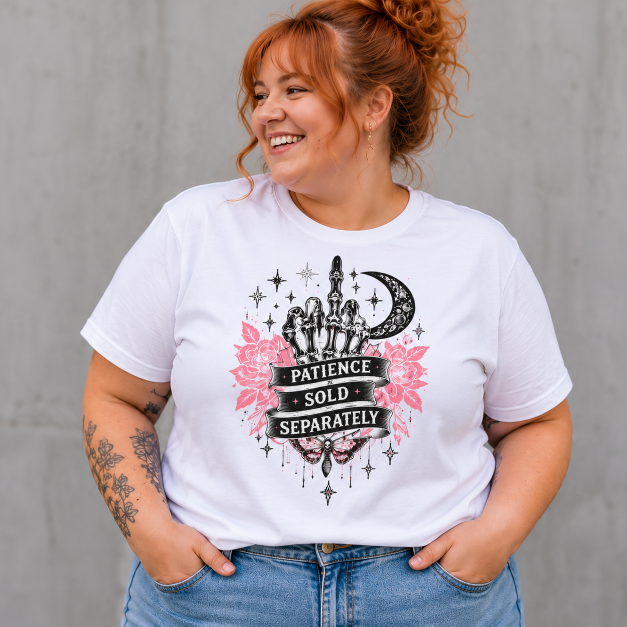
#> input picture attached_assets/ChatGPT_Image_Oct_2,_2026,_05_20_51_PM_1790958075294.png, 1254 x 1254 px, given in place of artwork-1.png, which was not available (shown at 1/2 size)
$ python create-patience-black-mockups.py
#> lines starting #> are read from the running program, lines starting #| are printed output that depends on the picture; pictures that were not available may be replaced by others from this repository, and a replacement may not be noted
"""Composite the exact PDF artwork onto generated blank garments."""
from pathlib import Path
from PIL import Image, ImageChops, ImageDraw, ImageOps

assets = Path("artifacts/curvy-rails-prototype/public/assets")
artwork = Image.open(".agents/outputs/patience-artwork/artwork-1.png").convert("RGBA")
artwork = artwork.crop(artwork.getchannel("A").getbbox())
artwork.save(assets / "patience-sold-separately-cream-artwork.png", optimize=True)


def create(source, destination, print_width, print_y, clear_label=False):
#> called with destination = 'patience-sold-separately-black.webp', print_width = 330, print_y = 252, clear_label = True
    photo = Image.open(source).convert("RGB")
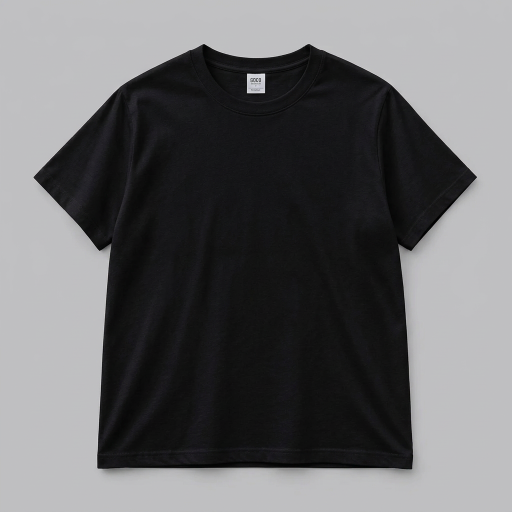
#> input picture attached_assets/generated_images/patience-black-flat-blank.png, 1024 x 1024 px, found by its file name (shown at 1/2 size)
#> photo is the input picture: PIL image 1024x1024 RGB; mean R, G, B 103.6, 103.6, 105.1
    width, height = photo.size
#> width = 1024; height = 1024
    scale = width / 1024
#> scale = 1
    if clear_label:
        # Remove the generated blank garment's invented label, not the artwork.
        draw = ImageDraw.Draw(photo)
        draw.rectangle(
            tuple(round(v * scale) for v in (497, 153, 524, 179)),
            fill=(221, 221, 219),
        )
    pw = round(print_width * scale)
#> pw = 330
    ph = round(pw * artwork.height / artwork.width)
#> ph = 330
    x, y = round((width - pw) / 2), round(print_y * height / 1024)
#> x = 347; y = 252
    print_image = artwork.resize((pw, ph), Image.Resampling.LANCZOS)
    # Subtle fabric lighting through the ink, while preserving exact artwork.
    fabric = ImageOps.grayscale(photo.crop((x, y, x + pw, y + ph)))
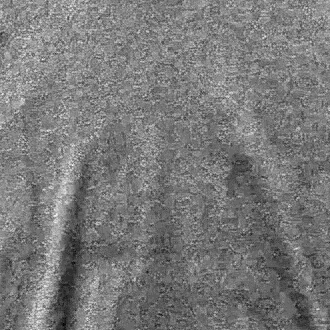
#> fabric: PIL image 330x330 L; min 10, max 32, mean 20.5; drawn with min black and max white
    shade = fabric.point(lambda value: min(255, 224 + round(value * 0.5))).convert("RGB")
    ink = ImageChops.multiply(print_image.convert("RGB"), shade)
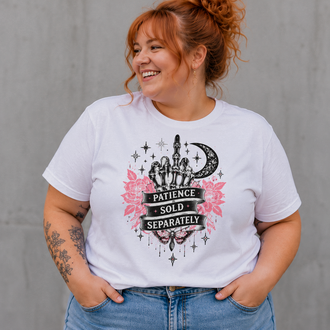
#> ink: PIL image 330x330 RGB; mean R, G, B 158, 146.9, 148.5
    photo.paste(ink, (x, y), print_image.getchannel("A"))
    photo.save(assets / destination, "WEBP", quality=94, method=6)
    print(f"{destination}: {photo.size}, print region {(x, y, pw, ph)}")
#| patience-sold-separately-black.webp: (1024, 1024), print region (347, 252, 330, 330)


create(
    "attached_assets/generated_images/patience-black-flat-blank.png",
    "patience-sold-separately-black.webp",
    330, 252, clear_label=True,
)
create(
    "attached_assets/generated_images/patience-black-model-blank.png",
    "patience-sold-separately-black-model.webp",
    286, 334,
)
#> call 2 of create, with print_width = 286, print_y = 334, clear_label = False
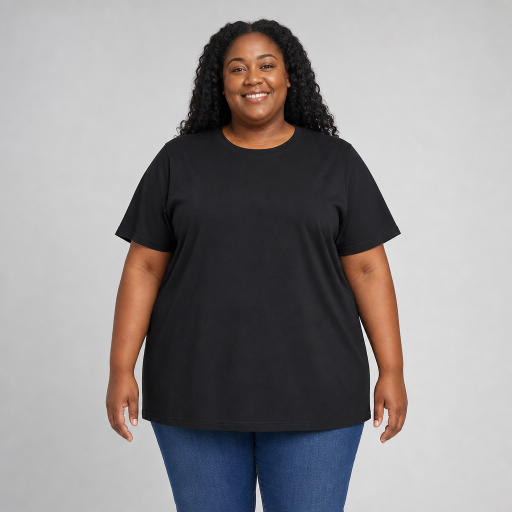
#> input picture attached_assets/generated_images/patience-black-model-blank.png, 1024 x 1024 px, found by its file name (shown at 1/2 size)
#> in create, photo is the input picture: PIL image 1024x1024 RGB; mean R, G, B 145.7, 141.9, 143
#> in create (call 2), `fabric = ImageOps.grayscale(photo.crop((x, y, x + pw, y + ph)))`:
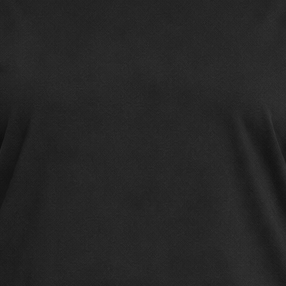
#> fabric: PIL image 286x286 L; min 14, max 54, mean 38.1
#> in create (call 2), `shade = fabric.point(lambda value: min(255, 224 + round(value * 0.5)))..`:
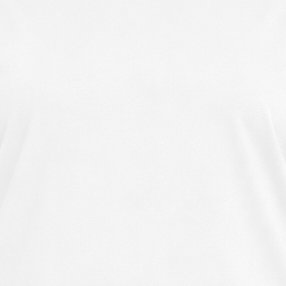
#> shade: PIL image 286x286 RGB; min 231, max 251, mean 243
#> in create (call 2), `photo.paste(ink, (x, y), print_image.getchannel("A"))`:
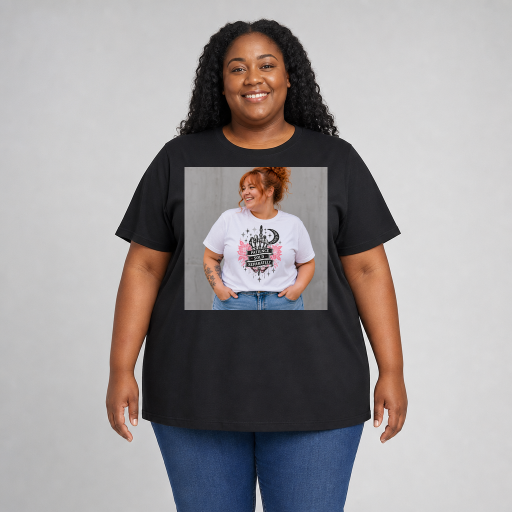
#> photo: PIL image 1024x1024 RGB (shown at 1/2 size); mean R, G, B 155.5, 150.9, 151.8
#| patience-sold-separately-black-model.webp: (1024, 1024), print region (369, 334, 286, 286)
